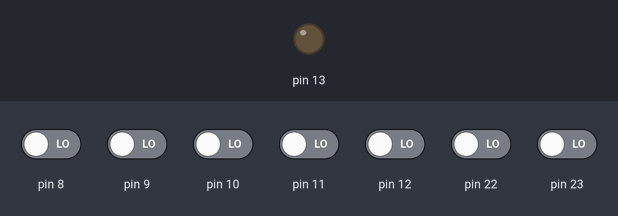
This sketch was run on a simulated Arduino Uno, built with avr-gcc and run on an emulated ATmega328P. On the bench: output pins drawn as LEDs (lit = HIGH). The inputs (shaded band) are chosen by the test bench; at power-on: pin 8–12, pin 22, pin 23 LOW. Sleep ends after the set time or at an interrupt.

Above: at 4.0 s.
At 12.2 s:
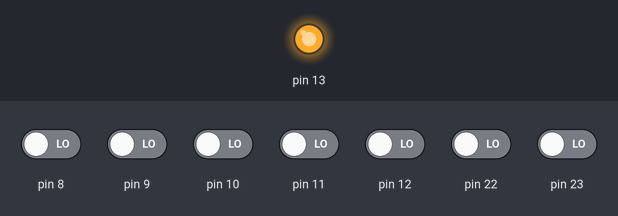
Timing chart, 0 to 21.3 s (numbered marks = the images above):
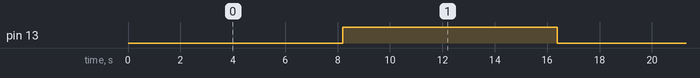

The sketch:

SleepM_WDT.ino
```cpp
// (licence header left out)
#include <avr/wdt.h>
#include <avr/sleep.h>
#include <avr/power.h>

volatile int x = 0;
/**********************************************************************************************************
 *  Nombre:      Main
 *  Retorna:     Nada
 *  Parametros:  Nada
 *  Descripcion: Loop general.
 **********************************************************************************************************/

int main(void) {
  DDRB = 0b00100000; // bit 5 puerto B como salida
  PORTB = 0b00000000;
  noInterrupts();           // desabilita interrupciones

      MCUSR &= ~(1<<WDRF);  // se limpia la bandera del WDT

      // se debe avisar al Watchdog Change Enable y cambiar el Watchdog System Reset Enable a 1
      WDTCSR |= (1<<WDCE) | (1<<WDE);

      /* Preescala a 8 seg */
      WDTCSR = (1<<WDP0) | (0<<WDP1)| (0<<WDP2)| (1<<WDP3);

      WDTCSR |= _BV(WDIE); //activa interrupcion


  interrupts();             // activa interrupciones

  while (1) {
    if(x == 1){
        PORTB = PINB ^(1 << PINB5);
        x = 0;
        enterSleep();
    }
  }
  return (0);
}
/**********************************************************************************************************
 *  Nombre:      enterSleep(void)
 *  Retorna:     Nada
 *  Parametros:  Nada
 *  Descripcion: Configura y activa el modo Sleep
 **********************************************************************************************************/

void enterSleep(void)
{
  set_sleep_mode(SLEEP_MODE_PWR_DOWN);
  sleep_enable();
  sleep_mode();
  /* Entra al modo sleep hasta que llege una interrupcion */
  /*                          ...                         */
  /*                          ...                         */
  /*                          ...                         */
  /*                          ...                         */
  sleep_disable();
  power_all_enable(); // se activa todo
}

/**********************************************************************************************************
 *  Nombre:      ISR(WDT_vect)
 *  Retorna:     Nada
 *  Parametros:  Nada
 *  Descripcion: Se activa cada vez que se desvorda el WDT
 **********************************************************************************************************/

ISR(WDT_vect){
  if(x == 0)
  {
    x=1;
  }
}
```

Measured:
- by itself, pin 13: alternates HIGH for 8.2 s and LOW for 8.2 s
